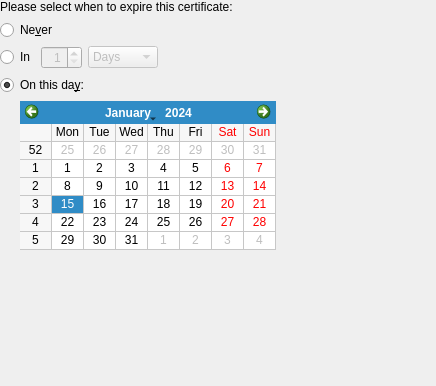
<?xml version="1.0" encoding="UTF-8"?>
<ui version="4.0">
 <class>Kleo::Dialogs::ExpiryDialog</class>
 <widget class="QWidget" name="Kleo::Dialogs::ExpiryDialog">
  <property name="geometry">
   <rect>
    <x>0</x>
    <y>0</y>
    <width>436</width>
    <height>386</height>
   </rect>
  </property>
  <property name="windowTitle">
   <string>Change Certificate Date of Expiry</string>
  </property>
  <layout class="QVBoxLayout">
   <property name="leftMargin">
    <number>0</number>
   </property>
   <property name="topMargin">
    <number>0</number>
   </property>
   <property name="rightMargin">
    <number>0</number>
   </property>
   <property name="bottomMargin">
    <number>0</number>
   </property>
   <item>
    <widget class="QLabel" name="label">
     <property name="text">
      <string>Please select when to expire this certificate:</string>
     </property>
    </widget>
   </item>
   <item>
    <widget class="QRadioButton" name="neverRB">
     <property name="text">
      <string>Ne&amp;ver</string>
     </property>
     <property name="checked">
      <bool>false</bool>
     </property>
    </widget>
   </item>
   <item>
    <layout class="QHBoxLayout">
     <item>
      <widget class="QRadioButton" name="inRB">
       <property name="text">
        <string>In</string>
       </property>
      </widget>
     </item>
     <item>
      <widget class="QSpinBox" name="inSB">
       <property name="enabled">
        <bool>false</bool>
       </property>
       <property name="alignment">
        <set>Qt::AlignRight|Qt::AlignTrailing|Qt::AlignVCenter</set>
       </property>
       <property name="minimum">
        <number>1</number>
       </property>
      </widget>
     </item>
     <item>
      <widget class="QComboBox" name="inCB">
       <property name="enabled">
        <bool>false</bool>
       </property>
       <item>
        <property name="text">
         <string>Days</string>
        </property>
       </item>
       <item>
        <property name="text">
         <string>Weeks</string>
        </property>
       </item>
       <item>
        <property name="text">
         <string>Months</string>
        </property>
       </item>
       <item>
        <property name="text">
         <string>Years</string>
        </property>
       </item>
      </widget>
     </item>
     <item>
      <spacer>
       <property name="orientation">
        <enum>Qt::Horizontal</enum>
       </property>
       <property name="sizeHint" stdset="0">
        <size>
         <width>0</width>
         <height>0</height>
        </size>
       </property>
      </spacer>
     </item>
    </layout>
   </item>
   <item>
    <widget class="QRadioButton" name="onRB">
     <property name="text">
      <string>On this da&amp;y:</string>
     </property>
     <property name="checked">
      <bool>true</bool>
     </property>
    </widget>
   </item>
   <item>
    <layout class="QHBoxLayout">
     <item>
      <spacer>
       <property name="orientation">
        <enum>Qt::Horizontal</enum>
       </property>
       <property name="sizeType">
        <enum>QSizePolicy::Fixed</enum>
       </property>
       <property name="sizeHint" stdset="0">
        <size>
         <width>20</width>
         <height>20</height>
        </size>
       </property>
      </spacer>
     </item>
     <item>
      <widget class="QCalendarWidget" name="onCW">
       <property name="gridVisible">
        <bool>true</bool>
       </property>
      </widget>
     </item>
     <item>
      <spacer>
       <property name="orientation">
        <enum>Qt::Horizontal</enum>
       </property>
       <property name="sizeHint" stdset="0">
        <size>
         <width>0</width>
         <height>0</height>
        </size>
       </property>
      </spacer>
     </item>
     <item>
      <spacer>
       <property name="orientation">
        <enum>Qt::Horizontal</enum>
       </property>
       <property name="sizeHint" stdset="0">
        <size>
         <width>40</width>
         <height>20</height>
        </size>
       </property>
      </spacer>
     </item>
    </layout>
   </item>
   <item>
    <spacer>
     <property name="orientation">
      <enum>Qt::Vertical</enum>
     </property>
     <property name="sizeHint" stdset="0">
      <size>
       <width>418</width>
       <height>16</height>
      </size>
     </property>
    </spacer>
   </item>
   <item>
    <spacer>
     <property name="orientation">
      <enum>Qt::Vertical</enum>
     </property>
     <property name="sizeHint" stdset="0">
      <size>
       <width>0</width>
       <height>0</height>
      </size>
     </property>
    </spacer>
   </item>
  </layout>
 </widget>
 <resources/>
 <connections>
  <connection>
   <sender>onRB</sender>
   <signal>toggled(bool)</signal>
   <receiver>onCW</receiver>
   <slot>setEnabled(bool)</slot>
   <hints>
    <hint type="sourcelabel">
     <x>102</x>
     <y>55</y>
    </hint>
    <hint type="destinationlabel">
     <x>102</x>
     <y>79</y>
    </hint>
   </hints>
  </connection>
  <connection>
   <sender>inRB</sender>
   <signal>toggled(bool)</signal>
   <receiver>inCB</receiver>
   <slot>setEnabled(bool)</slot>
   <hints>
    <hint type="sourcelabel">
     <x>144</x>
     <y>313</y>
    </hint>
    <hint type="destinationlabel">
     <x>314</x>
     <y>315</y>
    </hint>
   </hints>
  </connection>
  <connection>
   <sender>inRB</sender>
   <signal>toggled(bool)</signal>
   <receiver>inSB</receiver>
   <slot>setEnabled(bool)</slot>
   <hints>
    <hint type="sourcelabel">
     <x>144</x>
     <y>331</y>
    </hint>
    <hint type="destinationlabel">
     <x>176</x>
     <y>331</y>
    </hint>
   </hints>
  </connection>
 </connections>
</ui>
